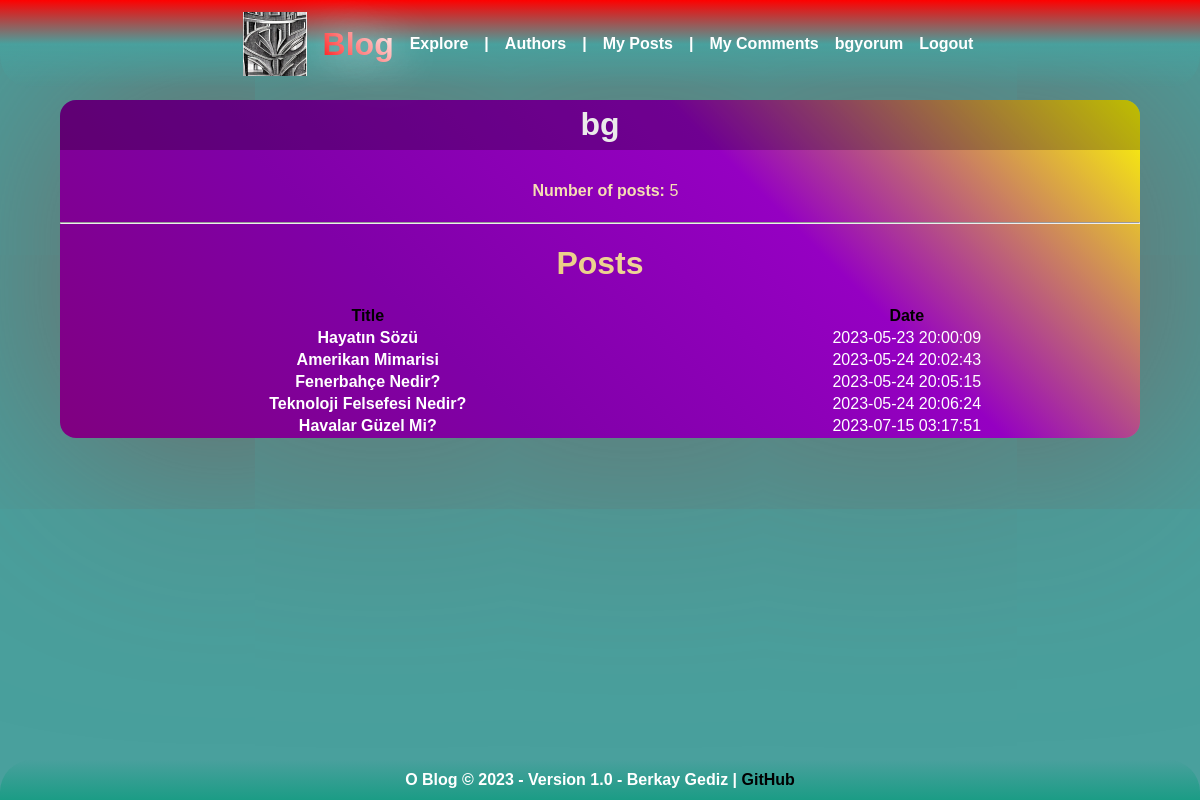
/profile.php?username=bg (signed in), run on the app's committed database.
### tables this page shows
CREATE TABLE `author` (
  `id` int(11) NOT NULL,
  `username` varchar(50) NOT NULL,
  `email` varchar(100) NOT NULL,
  `password` varchar(100) NOT NULL,
  `isadmin` tinyint(1) NOT NULL DEFAULT 0,
  `regdate` timestamp NOT NULL DEFAULT current_timestamp() ON UPDATE current_timestamp()
);

CREATE TABLE `post` (
  `id` int(11) NOT NULL,
  `title` varchar(200) NOT NULL,
  `text` text NOT NULL,
  `authorid` int(11) NOT NULL,
  `categoryid` int(11) NOT NULL,
  `date` timestamp NOT NULL DEFAULT current_timestamp() ON UPDATE current_timestamp()
);

### profile.php (the view, shortened to what this page needs)
<!DOCTYPE html>
<html lang="en">
<head>
    <?php
    include("connect.php");
    ?>
    <link rel="stylesheet" href="css/style.css">
</head>
<body>
    <header>
        <div class="navbar-icon">
            <a href="index.php" style="text-decoration: none; display: flex; align-items: center;">
                <img src="img/o_favicon.png">
                <h1>Blog</h1>
            </a>
        </div>
        <?php
        include("nav.php");
        ?>
    </header>
    <main>
        <div id="profile"
            style="background: linear-gradient(45deg, purple, rgb(128, 0, 167), rgb(149, 0, 194), yellow); color: black;">
            <div class="profile-item">
                <?php
                if (isset($_GET["username"])) {
                    $username = $_GET["username"];
                    $authorQuery = mysqli_prepare($checkdb, "SELECT * FROM author WHERE username = ?");
                    mysqli_stmt_bind_param($authorQuery, "s", $username);
                    mysqli_stmt_execute($authorQuery);
                    $result = mysqli_stmt_get_result($authorQuery);
                    if (mysqli_num_rows($result) > 0) {
                        $authorData = mysqli_fetch_assoc($result);
                        echo $authorData["username"];
                    } else {
                        echo "Author not found.";
                    }
                } else {
                    echo "Author not found.";
                }
                ?>
            </div>
            <div id="profile-info">
                <div style="clear:both; padding-left:1%;padding-top: 1%; color: wheat;"><b>Number of posts:</b>
                    <?php
                    if (isset($_GET["username"])) {
                        $username = $_GET["username"];
                        $postCountQuery = mysqli_prepare($checkdb, "SELECT COUNT(*) FROM post INNER JOIN author ON post.authorid = author.id WHERE author.username = ?");
                        mysqli_stmt_bind_param($postCountQuery, "s", $username);
                        mysqli_stmt_execute($postCountQuery);
                        $result = mysqli_stmt_get_result($postCountQuery);
                        $row = mysqli_fetch_array($result);
                        $postCount = $row[0];
                        echo $postCount;
                    } else {
                        echo "-";
                    }
                    ?>
                </div>
            </div>
            <div class="context" style="margin-top: 2%;">
                <hr>
                <h1>Posts</h1>
                <?php
                if (isset($_GET["username"])) {
                    $username = $_GET["username"];
                    $postsQuery = mysqli_prepare($checkdb, "SELECT * FROM author INNER JOIN post ON post.authorid = author.id WHERE author.username = ?");
                    mysqli_stmt_bind_param($postsQuery, "s", $username);
                    mysqli_stmt_execute($postsQuery);
                    $result = mysqli_stmt_get_result($postsQuery);
                    if (mysqli_num_rows($result) > 0) {
                        echo "<table style='width:100%;'>";
                        echo "<tr><th>Title</th><th>Date</th></tr>";
                        while ($post = mysqli_fetch_assoc($result)) {
                            echo "<tr style='color:white;'><td><a style='word-break:break-all;' href='post.php?id=" . $post["id"] . "'>" . $post["title"] . "</a></td><td>" . $post["date"] . "</td></tr>";
                        }
                        echo "</table>";
                    } else {
                        echo "Posts could not be loaded.";
                    }
                } else {
                    echo "Posts could not be loaded.";
                }
                ?>
            </div>
        </div>
    </main>
    <?php
    include("footer.php");
    ?>
</body>
</html>

### assets/css/style.css (style rules this page uses)
body { padding: 0; margin: 0; background-color: #49a09d; display: flex; flex-direction: column; align-items: center; font-family: Arial, Helvetica, sans-serif; color: white; }
header { z-index: 999; display: flex; justify-content: center; align-items: center; width: 100%; height: 11vh; background: linear-gradient(360deg, transparent, #49a09d, red); border-bottom-left-radius: 2rem; border-bottom-right-radius: 2rem; max-height: auto; max-width: auto; position: fixed; }
header img { height: 8vh; max-height: auto; max-width: auto; }
main { z-index: 998; width: 90%; margin-top: 12.5vh; justify-content: center; align-items: center; background-color: transparent; text-align: left; margin-bottom: 4vh; }
a { text-decoration: none; color: white; font-weight: bold; }
.navbar-icon { display: flex; align-items: center; margin-left: 1rem; }
.navbar-icon img { height: 8vh; max-height: auto; max-width: auto; }
.navbar-icon h1 { text-shadow: 0 0 45px white; font-weight: bold; background: -webkit-linear-gradient(45deg, red, #ffffff); -webkit-background-clip: text; background-clip: text; -webkit-text-fill-color: transparent; margin-left: 1rem; }
.profile-item { color: #ebeaea; user-select: none; background-color: rgba(0, 0, 0, 0.253); font-weight: bold; padding: 0.6% 0.6%; cursor: pointer; max-width: auto; font-size: 2rem; overflow: hidden; transition: all 0.5s ease-in-out; border-top-left-radius: 1rem; border-top-right-radius: 1rem; text-align: center; }
#profile { border-radius: 1rem; background-image: linear-gradient( 90deg, rgb(223, 0, 0), rgb(162, 0, 255), rgba(196, 253, 253, 0.767) ); margin-bottom: 2%; transition: color 0.5s ease-in-out; box-shadow: 0.5vw 0.5vh 50rem rgb(122, 86, 86); text-align: center; }
#profile-info { user-select: none; filter: brightness(100%); width: 100%; text-align: center; }
h1 { background: -webkit-linear-gradient(45deg, goldenrod, #ffffff); -webkit-background-clip: text; background-clip: text; -webkit-text-fill-color: transparent; }

### data on the page
author: username "bg"
post: title "Hayatın Sözü", date "2023-05-23 20:00:09"
post: title "Amerikan Mimarisi", date "2023-05-24 20:02:43"
post: title "Fenerbahçe Nedir?", date "2023-05-24 20:05:15"
post: title "Teknoloji Felsefesi Nedir?", date "2023-05-24 20:06:24"
post: title "Havalar Güzel Mi?", date "2023-07-15 03:17:51"

### other printed values
$_SESSION["username"] "bgyorum"
$postCount "5"
